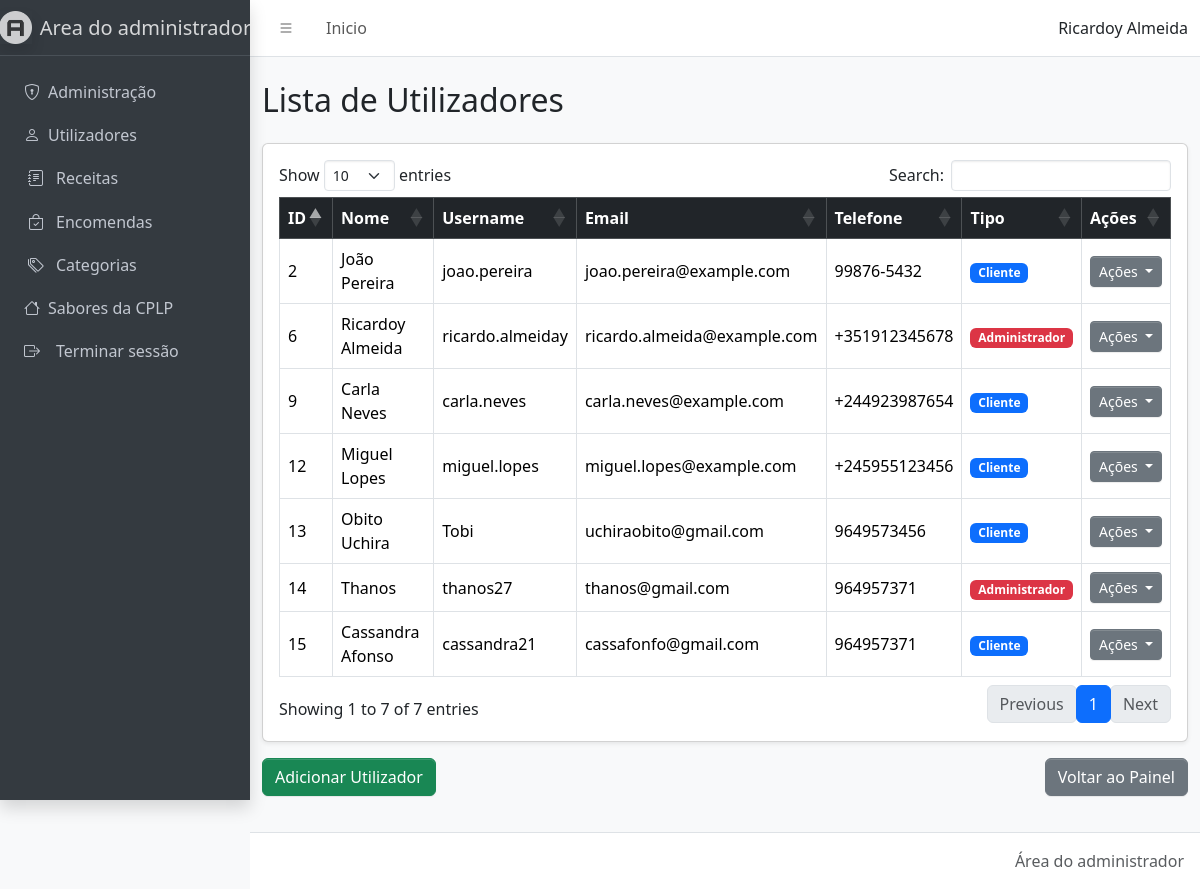
/adm/ver_utilizadores.php?erro=sem_id (signed in), run on the app's committed database.
### tables this page shows
CREATE TABLE `utilizador` (
  `id_utilizador` int(11) NOT NULL,
  `nome` varchar(45) NOT NULL,
  `username` varchar(45) NOT NULL,
  `email` varchar(65) NOT NULL,
  `telefone` varchar(20) NOT NULL,
  `password` varchar(255) NOT NULL,
  `id_tipo` int(11) NOT NULL
);

### adm/ver_utilizadores.php (the view, shortened to what this page needs)
<?php
require '../conexao.php';
$sql = "SELECT id_utilizador, nome, username, email, telefone, id_tipo FROM utilizador";
$resultado = $conn->query($sql);
?>
<!doctype html>
<html lang="pt">
  <head>
    <link rel="stylesheet" href="./css/adminlte.css" />
    <link rel="stylesheet" href="https://cdn.jsdelivr.net/npm/bootstrap-icons@1.13.1/font/bootstrap-icons.min.css" />
    <link rel="stylesheet" href="https://cdn.datatables.net/1.13.6/css/dataTables.bootstrap5.min.css" />
  </head>
 <?php include 'slide_bar.php'; ?>
      <main class="app-main">
        <div class="container-fluid my-4">
          <h2 class="mb-4"><i class="fa fa-users"></i> Lista de Utilizadores</h2>
          <div class="card shadow-sm">
            <div class="card-body">
              <div class="table-responsive">
                <table id="tabela-utilizadores" class="table table-hover table-bordered align-middle">
                  <thead class="table-dark">
                    <tr>
                      <th>ID</th>
                      <th>Nome</th>
                      <th>Username</th>
                      <th>Email</th>
                      <th>Telefone</th>
                      <th>Tipo</th>
                      <th>Ações</th>
                    </tr>
                  </thead>
                  <tbody>
                    <?php if ($resultado && $resultado->num_rows > 0): ?>
                      <?php while ($row = $resultado->fetch_assoc()): ?>
                        <tr>
                          <td><?= $row['id_utilizador'] ?></td>
                          <td><?= htmlspecialchars($row['nome']) ?></td>
                          <td><?= htmlspecialchars($row['username']) ?></td>
                          <td><?= htmlspecialchars($row['email']) ?></td>
                          <td><?= htmlspecialchars($row['telefone']) ?></td>
                          <td>
                            <?= $row['id_tipo'] == 1
                              ? '<span class="badge bg-danger">Administrador</span>'
                              : '<span class="badge bg-primary">Cliente</span>' ?>
                          </td>
                          <td>
                            <div class="btn-group">
                              <button class="btn btn-sm btn-secondary dropdown-toggle" data-bs-toggle="dropdown">
                                Ações
                              </button>
                            </div>
                          </td>
                        </tr>
                      <?php endwhile; ?>
                    <?php else: ?>
                      <tr><td colspan="7" class="text-center">Nenhum utilizador encontrado.</td></tr>
                    <?php endif; ?>
                  </tbody>
                </table>
              </div>
            </div>
          </div>
          <div class="d-flex justify-content-between mt-3">
            <a href="adicionar_utilizador.php" class="btn btn-success">
              <i class="fa fa-plus"></i> Adicionar Utilizador
            </a>
            <a href="adm1.php" class="btn btn-secondary">
              <i class="fa fa-arrow-left"></i> Voltar ao Painel
            </a>
          </div>
        </div>
      </main>
      <footer class="app-footer">
        <div class="float-end d-none d-sm-inline">Área do administrador</div>
      </footer>
    </div>
  </body>
</html>

### adm/slide_bar.php (shortened to what this page needs)
<?php
$id = $_SESSION['id_utilizador'];
$sql = "SELECT * FROM utilizador WHERE id_utilizador = ?";
$stmt = $conn->prepare($sql);
$stmt->bind_param("i", $id);
$stmt->execute();
$user = $stmt->get_result()->fetch_assoc();
?>
  <body class="layout-fixed sidebar-expand-lg sidebar-open bg-body-tertiary">
    <div class="app-wrapper">
      <nav class="app-header navbar navbar-expand bg-body">
        <div class="container-fluid">
          <ul class="navbar-nav">
            <li class="nav-item">
              <a class="nav-link" data-lte-toggle="sidebar" href="#" role="button">
                <i class="bi bi-list"></i>
              </a>
            </li>
            <li class="nav-item d-none d-md-block"><a href="adm1.php" class="nav-link">Inicio</a></li>
          </ul>
          <ul class="navbar-nav ms-auto">
            <li class="nav-item dropdown user-menu">
                <span class="d-none d-md-inline"><?= htmlspecialchars($user['nome']) ?></span>
            </li>
          </ul>
        </div>
      </nav>
      <aside class="app-sidebar bg-body-secondary shadow" data-bs-theme="dark">
        <div class="sidebar-brand">
          <a href="adm1.php" class="brand-link">
            <img
              src="./assets/img/AdminLTELogo.png"
              alt="AdminLTE Logo"
              class="brand-image opacity-75 shadow"
            />
            <span class="brand-text fw-light">Area do administrador</span>
          </a>
        </div>
        <div class="sidebar-wrapper">
          <nav class="mt-2">
            <ul
              class="nav sidebar-menu flex-column"
              data-lte-toggle="treeview"
              role="navigation"
              aria-label="Main navigation"
              data-accordion="false"
              id="navigation"
            >
              <li class="nav-item">
                <a href="adm1.php" class="nav-link">
                  <i class="bi bi-shield-lock"></i>
                  <p>Administração</p>
                </a>
              </li>
              <li class="nav-item">
                <a href="ver_utilizadores.php" class="nav-link">
                  <i class="bi bi-person"></i>
                  <p>Utilizadores</p>
                </a>
              </li>
               <li class="nav-item">
                <a href="ver_receitas.php" class="nav-link">
                  <i class="nav-icon bi bi-journal-text"></i>
                  <p>Receitas</p>
                </a>
              </li>
               <li class="nav-item">
                <a href="ver_encomendas.php" class="nav-link">
                  <i class="nav-icon bi bi-bag-check"></i>
                  <p>Encomendas</p>
                </a>
              </li>
               <li class="nav-item">
                <a href="ver_categorias.php" class="nav-link">
                 <i class="nav-icon bi bi-tags"></i>
                  <p>Categorias</p>
                </a>
              </li>
               <li class="nav-item">
                <a href="../index.php" class="nav-link">
                  <i class="bi bi-house"></i>
                  <p>Sabores da CPLP</p>
                </a>
              </li>
<li class="nav-item">
                <a href="../logout.php" class="nav-link">
                  <i class="bi bi-box-arrow-right me-2"></i>
                  <p>Terminar sessão</p>
                </a>
              </li>
            </ul>
          </nav>
        </div>
      </aside>

### data on the page
utilizador: nome "Ricardoy Almeida", id_utilizador "6", username "ricardo.almeiday", email "ricardo.almeida@example.com", telefone "+351912345678", shows "Administrador"
utilizador: id_utilizador "2", nome "João Pereira", username "joao.pereira", email "joao.pereira@example.com", telefone "99876-5432", shows "Cliente"
utilizador: id_utilizador "9", nome "Carla Neves", username "carla.neves", email "carla.neves@example.com", telefone "+244923987654", shows "Cliente"
utilizador: id_utilizador "12", nome "Miguel Lopes", username "miguel.lopes", email "miguel.lopes@example.com", telefone "+245955123456", shows "Cliente"
utilizador: id_utilizador "13", nome "Obito Uchira", username "Tobi", email "uchiraobito@gmail.com", telefone "9649573456", shows "Cliente"
utilizador: id_utilizador "14", nome "Thanos", username "thanos27", email "thanos@gmail.com", telefone "964957371", shows "Administrador"
utilizador: id_utilizador "15", nome "Cassandra Afonso", username "cassandra21", email "cassafonfo@gmail.com", telefone "964957371", shows "Cliente"
